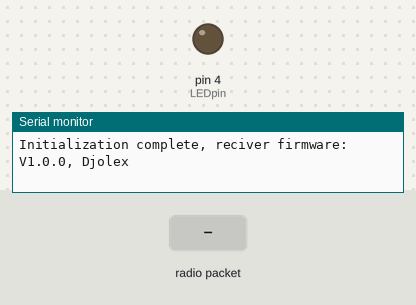
The sketch below on a simulated Arduino Uno, built with avr-gcc and run on an emulated ATmega328P. Shown: output pins drawn as LEDs (lit = HIGH), the last lines printed to the serial monitor. The inputs (shaded band) are chosen by the test bench. No radio packets arrive unless stated.

Above: at 1.2 s.
1.3 s: radio packet "1" arrives
At 1.8 s:
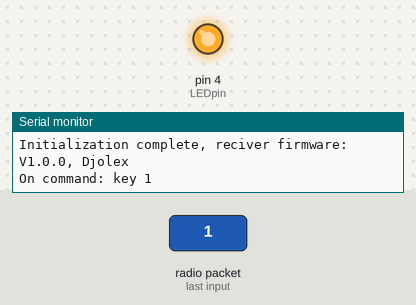
2.9 s: radio packet "0" arrives
At 4.2 s:
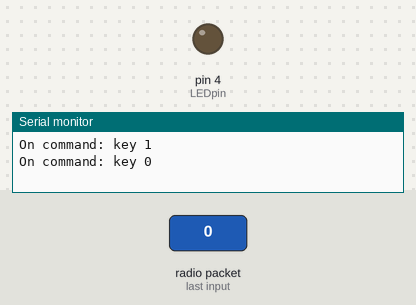
Timing chart, 0 to 5.9 s (numbered marks = the images above; inputs shaded):
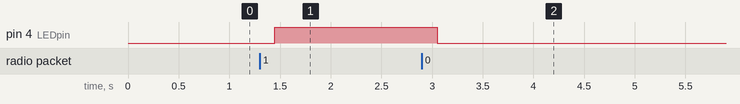

Measured:
- after the input at 1.3 s, pin 4 (LEDpin): LOW → HIGH after 0.15 s
- after the input at 2.9 s, pin 4 (LEDpin): HIGH → LOW after 0.15 s

The sketch:

rf_reciver.ino
```cpp
#include <RH_ASK.h>
#include <SPI.h> // Not actualy used but needed to compile

RH_ASK driver;
const int LEDpin=4;

void setup()
{
    pinMode(LEDpin,OUTPUT);
    Serial.begin(9600);  // Debugging only
    if (!driver.init())
         Serial.println("Initialization failed");
    else Serial.println("Initialization complete, reciver firmware: V1.0.0, Djolex");
}

void loop()
{
    uint8_t buf[RH_ASK_MAX_MESSAGE_LEN];
    uint8_t buflen = sizeof(buf);
    if (driver.recv(buf, &buflen)) // Non-blocking
    {
      if(buf[0]=='1')
      {
       delay(150);
       Serial.println("On command: key 1");
       digitalWrite(LEDpin,1);
      }
      if(buf[0]=='0')
      {
         delay(150);
        Serial.println("On command: key 0");
        digitalWrite(LEDpin,0);
      }
      }
}
```
